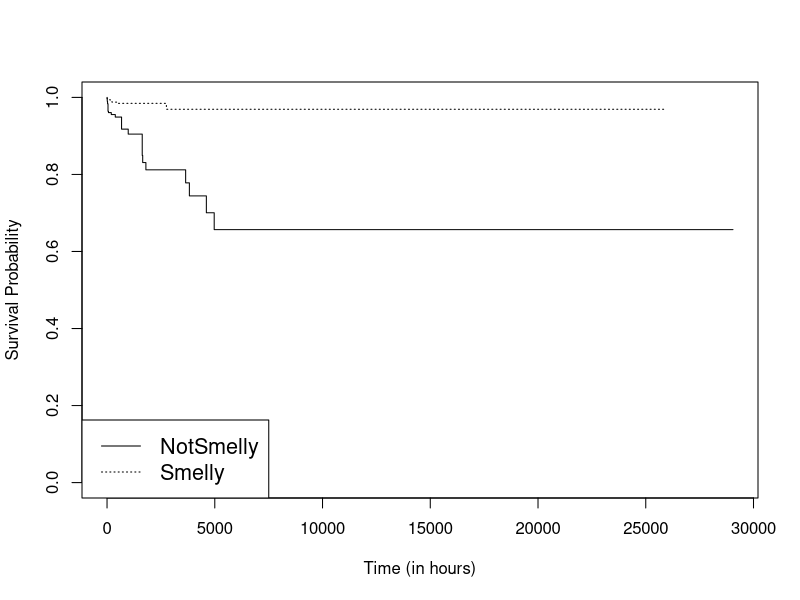

Recreate this plot in R. (Note: this script raises an error after producing the figure.)
library(survival)
library(rms)

variables <- c('linesAdded','linesRemoved','totalChurn','loc','maxstatements','maxdepth','complexity','maxlen','maxparams','maxnestedcallbacks','complexswitchcase','thisassign','complexchaining','noreassign','noextrabind','condassign','smelly')

type_smells <- c('maxstatements','maxdepth','complexity','maxlen','maxparams','maxnestedcallbacks','complexswitchcase','thisassign','complexchaining','noreassign','noextrabind','condassign')

mydata <- read.csv("Grunt_vulnerabilities_smells_file-grain.csv")
attach(mydata)
write(sprintf("Results of vulnerabilities-smells with file grain"),"Grunt_vulnerabilities-smells_summary.txt")

for (var in variables) {
	if (var == 'smelly') {
		kmsurvival <- npsurv(Surv(time, event) ~ get(var))
		jpeg('Grunt_vulnerabilities_smells_file-grain_rplot.jpg')
		plot(kmsurvival,xlab = "Time (in hours)", ylab = "Survival Probability",lty = c(1,3),xaxs="r")
		legend("bottomleft", legend=c("NotSmelly", "Smelly"),lty=c(1,3),cex=1.3)
		dev.off()
	}
	write(sprintf("		Covariate : %s",var),"Grunt_vulnerabilities-smells_summary.txt",append=TRUE)
	coxsurvival <- coxph(Surv(time, event) ~ get(var))
	write(sprintf("			exp(coef) : %g",coef(summary(coxsurvival))[2]),"Grunt_vulnerabilities-smells_summary.txt",append=TRUE)
	write(sprintf("			p-value (Cox hazard model) : %g",coef(summary(coxsurvival))[5]),"Grunt_vulnerabilities-smells_summary.txt",append=TRUE)
	coxsurvival <- coxph(Surv(time, event) ~ get(var))
	testdata <- cox.zph(coxsurvival)
	write(sprintf("			p-value (Porportional hazards assumption) : %g",testdata[[1]][3]),"Grunt_vulnerabilities-smells_summary.txt",append=TRUE)
}

detach(mydata)
mydata <- read.csv("Grunt_vulnerabilities_smells_line-grain.csv")
attach(mydata)
write(sprintf("Results of vulnerabilities-smells with line grain"),"Grunt_vulnerabilities-smells_summary.txt",append = TRUE)

for (var in variables) {
	if (var == 'smelly') {
		kmsurvival <- npsurv(Surv(time, event) ~ get(var))
		jpeg('Grunt_vulnerabilities_smells_line-grain_rplot.jpg')
		plot(kmsurvival,xlab = "Time (in hours)", ylab = "Survival Probability",lty = c(1,3),xaxs="r")
		legend("bottomleft", legend=c("NotSmelly", "Smelly"),lty=c(1,3),cex=1.3)
		dev.off()
		ev <- "event"
	}
	write(sprintf("		Covariate : %s",var),"Grunt_vulnerabilities-smells_summary.txt",append=TRUE)
	if (is.element(var,type_smells) == TRUE) {
		ev <- paste("event",var,sep='')
	}
	else {
		ev <- "event"
	}
	coxsurvival <- coxph(Surv(time, get(ev)) ~ get(var))
	write(sprintf("			exp(coef) : %g",coef(summary(coxsurvival))[2]),"Grunt_vulnerabilities-smells_summary.txt",append=TRUE)
	write(sprintf("			p-value (Cox hazard model) : %g",coef(summary(coxsurvival))[5]),"Grunt_vulnerabilities-smells_summary.txt",append=TRUE)
	coxsurvival <- coxph(Surv(time, get(ev)) ~ get(var))
	testdata <- cox.zph(coxsurvival)
	write(sprintf("			p-value (Porportional hazards assumption) : %g",testdata[[1]][3]),"Grunt_vulnerabilities-smells_summary.txt",append=TRUE)
}

detach(mydata)
mydata <- read.csv("Grunt_vulnerabilities_smells_line-grain_large.csv")
attach(mydata)
write(sprintf("Results of vulnerabilities-smells with line grain and considering dependencies"),"Grunt_vulnerabilities-smells_summary.txt",append = TRUE)

for (var in variables) {
	if (var == 'smelly') {
		kmsurvival <- npsurv(Surv(time, event) ~ get(var))
		jpeg('Grunt_vulnerabilities_smells_line-grain_large_rplot.jpg')
		plot(kmsurvival,xlab = "Time (in hours)", ylab = "Survival Probability",lty = c(1,3),xaxs="r")
		legend("bottomleft", legend=c("NotSmelly", "Smelly"),lty=c(1,3),cex=1.3)
		dev.off()
		ev <- "event"
	}
	write(sprintf("		Covariate : %s",var),"Grunt_vulnerabilities-smells_summary.txt",append=TRUE)
	if (is.element(var,type_smells) == TRUE) {
		ev <- paste("event",var,sep='')
	}
	else {
		ev <- "event"
	}
	coxsurvival <- coxph(Surv(time, get(ev)) ~ get(var))
	write(sprintf("			exp(coef) : %g",coef(summary(coxsurvival))[2]),"Grunt_vulnerabilities-smells_summary.txt",append=TRUE)
	write(sprintf("			p-value (Cox hazard model) : %g",coef(summary(coxsurvival))[5]),"Grunt_vulnerabilities-smells_summary.txt",append=TRUE)
	coxsurvival <- coxph(Surv(time, get(ev)) ~ get(var))
	testdata <- cox.zph(coxsurvival)
	write(sprintf("			p-value (Porportional hazards assumption) : %g",testdata[[1]][3]),"Grunt_vulnerabilities-smells_summary.txt",append=TRUE)
}
